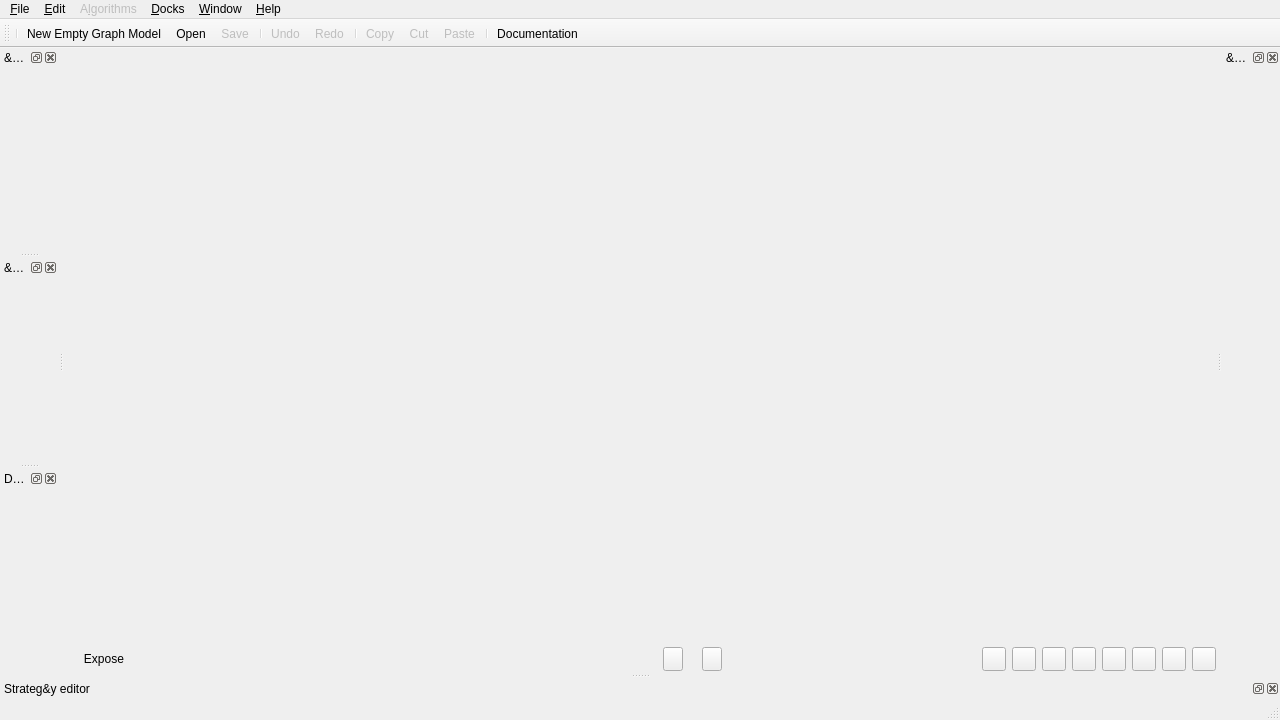
<?xml version="1.0" encoding="UTF-8"?>
<ui version="4.0">
 <class>PorgyPerspective</class>
 <widget class="QMainWindow" name="PorgyPerspective">
  <property name="geometry">
   <rect>
    <x>0</x>
    <y>0</y>
    <width>1280</width>
    <height>720</height>
   </rect>
  </property>
  <property name="windowTitle">
   <string>Porgy[*]</string>
  </property>
  <widget class="QWidget" name="centralWidget">
   <property name="sizePolicy">
    <sizepolicy hsizetype="Preferred" vsizetype="Expanding">
     <horstretch>0</horstretch>
     <verstretch>0</verstretch>
    </sizepolicy>
   </property>
   <layout class="QVBoxLayout" name="verticalLayout">
    <property name="spacing">
     <number>0</number>
    </property>
    <property name="leftMargin">
     <number>0</number>
    </property>
    <property name="topMargin">
     <number>0</number>
    </property>
    <property name="rightMargin">
     <number>0</number>
    </property>
    <property name="bottomMargin">
     <number>0</number>
    </property>
    <item>
     <widget class="QFrame" name="viewManagerFrame">
      <property name="sizePolicy">
       <sizepolicy hsizetype="Preferred" vsizetype="Expanding">
        <horstretch>0</horstretch>
        <verstretch>0</verstretch>
       </sizepolicy>
      </property>
      <layout class="QVBoxLayout" name="verticalLayout_2">
       <property name="spacing">
        <number>0</number>
       </property>
       <property name="leftMargin">
        <number>0</number>
       </property>
       <property name="topMargin">
        <number>0</number>
       </property>
       <property name="rightMargin">
        <number>0</number>
       </property>
       <property name="bottomMargin">
        <number>0</number>
       </property>
       <item>
        <widget class="QSplitter" name="splitter">
         <property name="orientation">
          <enum>Qt::Vertical</enum>
         </property>
         <property name="handleWidth">
          <number>1</number>
         </property>
         <widget class="ViewManager" name="viewManager" native="true">
          <property name="sizePolicy">
           <sizepolicy hsizetype="Preferred" vsizetype="Maximum">
            <horstretch>0</horstretch>
            <verstretch>0</verstretch>
           </sizepolicy>
          </property>
         </widget>
        </widget>
       </item>
      </layout>
     </widget>
    </item>
    <item>
     <widget class="QFrame" name="bottomFrame">
      <property name="sizePolicy">
       <sizepolicy hsizetype="Preferred" vsizetype="Maximum">
        <horstretch>0</horstretch>
        <verstretch>0</verstretch>
       </sizepolicy>
      </property>
      <property name="minimumSize">
       <size>
        <width>0</width>
        <height>27</height>
       </size>
      </property>
      <property name="maximumSize">
       <size>
        <width>16777215</width>
        <height>27</height>
       </size>
      </property>
      <property name="bottomFrame" stdset="0">
       <bool>true</bool>
      </property>
      <layout class="QHBoxLayout" name="horizontalLayout_3">
       <property name="leftMargin">
        <number>0</number>
       </property>
       <property name="topMargin">
        <number>0</number>
       </property>
       <property name="rightMargin">
        <number>0</number>
       </property>
       <property name="bottomMargin">
        <number>0</number>
       </property>
       <item>
        <widget class="QPushButton" name="exposeButton">
         <property name="text">
          <string>Expose</string>
         </property>
         <property name="checkable">
          <bool>true</bool>
         </property>
         <property name="flat">
          <bool>true</bool>
         </property>
        </widget>
       </item>
       <item>
        <widget class="QLabel" name="statusLabel">
         <property name="sizePolicy">
          <sizepolicy hsizetype="Expanding" vsizetype="Preferred">
           <horstretch>0</horstretch>
           <verstretch>0</verstretch>
          </sizepolicy>
         </property>
         <property name="minimumSize">
          <size>
           <width>200</width>
           <height>0</height>
          </size>
         </property>
         <property name="styleSheet">
          <string notr="true">QLabel {
		   font: 12px;
		   color: white;
		   }</string>
         </property>
         <property name="text">
          <string/>
         </property>
        </widget>
       </item>
       <item>
        <spacer name="horizontalSpacer">
         <property name="orientation">
          <enum>Qt::Horizontal</enum>
         </property>
         <property name="sizeHint" stdset="0">
          <size>
           <width>0</width>
           <height>0</height>
          </size>
         </property>
        </spacer>
       </item>
       <item>
        <widget class="QPushButton" name="previousPageButton">
         <property name="minimumSize">
          <size>
           <width>20</width>
           <height>24</height>
          </size>
         </property>
         <property name="maximumSize">
          <size>
           <width>20</width>
           <height>24</height>
          </size>
         </property>
         <property name="icon">
          <iconset>
           <normaloff>:/tulip/gui/ui/previous.png</normaloff>:/tulip/gui/ui/previous.png</iconset>
         </property>
         <property name="shortcut">
          <string>Shift+Left</string>
         </property>
        </widget>
       </item>
       <item>
        <widget class="QLabel" name="pageCountLabel"/>
       </item>
       <item>
        <widget class="QPushButton" name="nextPageButton">
         <property name="minimumSize">
          <size>
           <width>20</width>
           <height>24</height>
          </size>
         </property>
         <property name="maximumSize">
          <size>
           <width>20</width>
           <height>24</height>
          </size>
         </property>
         <property name="icon">
          <iconset>
           <normaloff>:/tulip/gui/ui/next.png</normaloff>:/tulip/gui/ui/next.png</iconset>
         </property>
         <property name="shortcut">
          <string>Shift+Right</string>
         </property>
        </widget>
       </item>
       <item>
        <spacer name="horizontalSpacer_2">
         <property name="orientation">
          <enum>Qt::Horizontal</enum>
         </property>
         <property name="sizeHint" stdset="0">
          <size>
           <width>0</width>
           <height>0</height>
          </size>
         </property>
        </spacer>
       </item>
       <item>
        <widget class="QPushButton" name="singleModeButton">
         <property name="minimumSize">
          <size>
           <width>24</width>
           <height>24</height>
          </size>
         </property>
         <property name="maximumSize">
          <size>
           <width>24</width>
           <height>24</height>
          </size>
         </property>
         <property name="icon">
          <iconset>
           <normaloff>:/tulip/gui/ui/full_screen.png</normaloff>:/tulip/gui/ui/full_screen.png</iconset>
         </property>
        </widget>
       </item>
       <item>
        <widget class="QPushButton" name="splitModeButton">
         <property name="minimumSize">
          <size>
           <width>24</width>
           <height>24</height>
          </size>
         </property>
         <property name="maximumSize">
          <size>
           <width>24</width>
           <height>24</height>
          </size>
         </property>
         <property name="icon">
          <iconset>
           <normaloff>:/tulip/gui/ui/split_screen.png</normaloff>:/tulip/gui/ui/split_screen.png</iconset>
         </property>
        </widget>
       </item>
       <item>
        <widget class="QPushButton" name="splitHorizontalModeButton">
         <property name="minimumSize">
          <size>
           <width>24</width>
           <height>24</height>
          </size>
         </property>
         <property name="maximumSize">
          <size>
           <width>24</width>
           <height>24</height>
          </size>
         </property>
         <property name="icon">
          <iconset>
           <normaloff>:/tulip/gui/ui/split_screen_horizontal.png</normaloff>:/tulip/gui/ui/split_screen_horizontal.png</iconset>
         </property>
        </widget>
       </item>
       <item>
        <widget class="QPushButton" name="split3ModeButton">
         <property name="minimumSize">
          <size>
           <width>24</width>
           <height>24</height>
          </size>
         </property>
         <property name="maximumSize">
          <size>
           <width>24</width>
           <height>24</height>
          </size>
         </property>
         <property name="icon">
          <iconset>
           <normaloff>:/tulip/gui/ui/split3_screen.png</normaloff>:/tulip/gui/ui/split3_screen.png</iconset>
         </property>
        </widget>
       </item>
       <item>
        <widget class="QPushButton" name="split32ModeButton">
         <property name="minimumSize">
          <size>
           <width>24</width>
           <height>24</height>
          </size>
         </property>
         <property name="maximumSize">
          <size>
           <width>24</width>
           <height>24</height>
          </size>
         </property>
         <property name="icon">
          <iconset>
           <normaloff>:/tulip/gui/ui/split3_2_screen.png</normaloff>:/tulip/gui/ui/split3_2_screen.png</iconset>
         </property>
        </widget>
       </item>
       <item>
        <widget class="QPushButton" name="split33ModeButton">
         <property name="minimumSize">
          <size>
           <width>24</width>
           <height>24</height>
          </size>
         </property>
         <property name="maximumSize">
          <size>
           <width>24</width>
           <height>24</height>
          </size>
         </property>
         <property name="icon">
          <iconset>
           <normaloff>:/tulip/gui/ui/split3_3_screen.png</normaloff>:/tulip/gui/ui/split3_3_screen.png</iconset>
         </property>
        </widget>
       </item>
       <item>
        <widget class="QPushButton" name="gridModeButton">
         <property name="minimumSize">
          <size>
           <width>24</width>
           <height>24</height>
          </size>
         </property>
         <property name="maximumSize">
          <size>
           <width>24</width>
           <height>24</height>
          </size>
         </property>
         <property name="icon">
          <iconset>
           <normaloff>:/tulip/gui/ui/grid_screen.png</normaloff>:/tulip/gui/ui/grid_screen.png</iconset>
         </property>
        </widget>
       </item>
       <item>
        <widget class="QPushButton" name="sixModeButton">
         <property name="minimumSize">
          <size>
           <width>24</width>
           <height>24</height>
          </size>
         </property>
         <property name="maximumSize">
          <size>
           <width>24</width>
           <height>24</height>
          </size>
         </property>
         <property name="icon">
          <iconset>
           <normaloff>:/tulip/gui/ui/six_screen.png</normaloff>:/tulip/gui/ui/six_screen.png</iconset>
         </property>
        </widget>
       </item>
      </layout>
     </widget>
    </item>
   </layout>
  </widget>
  <widget class="QMenuBar" name="menubar">
   <property name="geometry">
    <rect>
     <x>0</x>
     <y>0</y>
     <width>1280</width>
     <height>36</height>
    </rect>
   </property>
   <widget class="QMenu" name="menuFile">
    <property name="title">
     <string>&amp;File</string>
    </property>
    <addaction name="actionNew"/>
    <addaction name="separator"/>
    <addaction name="actionNew_Empty_Graph_Model"/>
    <addaction name="actionOpen"/>
    <addaction name="actionSaveMenu"/>
    <addaction name="actionClose"/>
    <addaction name="separator"/>
    <addaction name="actionQuit"/>
   </widget>
   <widget class="QMenu" name="menuEdit">
    <property name="enabled">
     <bool>true</bool>
    </property>
    <property name="title">
     <string>&amp;Edit</string>
    </property>
    <addaction name="actionUndo"/>
    <addaction name="actionRedo"/>
    <addaction name="separator"/>
    <addaction name="actionCopy"/>
    <addaction name="actionCut"/>
    <addaction name="actionPaste"/>
    <addaction name="separator"/>
    <addaction name="actionSelect_all"/>
    <addaction name="actionDeselect_all"/>
    <addaction name="actionInvert_selection"/>
    <addaction name="separator"/>
    <addaction name="actionDel_selection"/>
    <addaction name="separator"/>
    <addaction name="actionCreate_new_rule"/>
    <addaction name="separator"/>
    <addaction name="actionPropertyManager"/>
    <addaction name="actionPreferences"/>
    <addaction name="actionDebug_mode"/>
    <addaction name="actionValidate_Rules_and_Graphs"/>
   </widget>
   <widget class="QMenu" name="menuAlgorithms">
    <property name="enabled">
     <bool>false</bool>
    </property>
    <property name="title">
     <string>A&amp;lgorithms</string>
    </property>
   </widget>
   <widget class="QMenu" name="menuDocks">
    <property name="title">
     <string>&amp;Docks</string>
    </property>
   </widget>
   <widget class="QMenu" name="menuHelp">
    <property name="title">
     <string>&amp;Help</string>
    </property>
    <addaction name="actionDocumentation"/>
    <addaction name="actionPython_Documentation"/>
    <addaction name="action_About"/>
   </widget>
   <widget class="QMenu" name="menuWindow">
    <property name="title">
     <string>&amp;Window</string>
    </property>
    <addaction name="actionFull_Screen"/>
    <addaction name="action_Close_All"/>
    <addaction name="actionPython_IDE"/>
    <addaction name="actionTulip_Spreadsheet_View"/>
   </widget>
   <addaction name="menuFile"/>
   <addaction name="menuEdit"/>
   <addaction name="menuAlgorithms"/>
   <addaction name="menuDocks"/>
   <addaction name="menuWindow"/>
   <addaction name="menuHelp"/>
  </widget>
  <widget class="QStatusBar" name="statusbar">
   <property name="sizePolicy">
    <sizepolicy hsizetype="MinimumExpanding" vsizetype="MinimumExpanding">
     <horstretch>0</horstretch>
     <verstretch>0</verstretch>
    </sizepolicy>
   </property>
  </widget>
  <widget class="QDockWidget" name="rulesDockWidget">
   <property name="windowTitle">
    <string>&amp;Rules</string>
   </property>
   <attribute name="dockWidgetArea">
    <number>1</number>
   </attribute>
   <widget class="RulesWidget" name="ruleWidget">
    <property name="enabled">
     <bool>false</bool>
    </property>
   </widget>
  </widget>
  <widget class="QDockWidget" name="graphsDockWidget">
   <property name="features">
    <set>QDockWidget::AllDockWidgetFeatures</set>
   </property>
   <property name="windowTitle">
    <string>&amp;Graphs</string>
   </property>
   <attribute name="dockWidgetArea">
    <number>1</number>
   </attribute>
   <widget class="GraphWidget" name="graphWidget">
    <property name="enabled">
     <bool>false</bool>
    </property>
   </widget>
  </widget>
  <widget class="QDockWidget" name="tracesDockWidget">
   <property name="windowTitle">
    <string>Deri&amp;vation trees</string>
   </property>
   <attribute name="dockWidgetArea">
    <number>1</number>
   </attribute>
   <widget class="TracesWidget" name="traceWidget">
    <property name="enabled">
     <bool>false</bool>
    </property>
   </widget>
  </widget>
  <widget class="QDockWidget" name="strategiesDockWidget">
   <property name="sizePolicy">
    <sizepolicy hsizetype="Preferred" vsizetype="Minimum">
     <horstretch>0</horstretch>
     <verstretch>0</verstretch>
    </sizepolicy>
   </property>
   <property name="windowTitle">
    <string>Strateg&amp;y editor</string>
   </property>
   <attribute name="dockWidgetArea">
    <number>8</number>
   </attribute>
   <widget class="StrategyManagementWidget" name="strategiesManagementWidget">
    <property name="enabled">
     <bool>false</bool>
    </property>
   </widget>
  </widget>
  <widget class="QToolBar" name="toolBar">
   <property name="enabled">
    <bool>true</bool>
   </property>
   <property name="windowTitle">
    <string>toolBar</string>
   </property>
   <attribute name="toolBarArea">
    <enum>TopToolBarArea</enum>
   </attribute>
   <attribute name="toolBarBreak">
    <bool>false</bool>
   </attribute>
   <addaction name="separator"/>
   <addaction name="actionNew_Empty_Graph_Model"/>
   <addaction name="actionOpen"/>
   <addaction name="actionSaveMenu"/>
   <addaction name="separator"/>
   <addaction name="actionUndo"/>
   <addaction name="actionRedo"/>
   <addaction name="separator"/>
   <addaction name="actionCopy"/>
   <addaction name="actionCut"/>
   <addaction name="actionPaste"/>
   <addaction name="separator"/>
   <addaction name="actionDocumentation"/>
  </widget>
  <widget class="QDockWidget" name="logDockWidget">
   <property name="windowTitle">
    <string>&amp;Message log</string>
   </property>
   <attribute name="dockWidgetArea">
    <number>2</number>
   </attribute>
   <widget class="PorgyPerspectiveLogger" name="logWidget"/>
  </widget>
  <action name="actionNew">
   <property name="text">
    <string>&amp;New project</string>
   </property>
   <property name="shortcut">
    <string>Ctrl+N</string>
   </property>
  </action>
  <action name="actionOpen">
   <property name="text">
    <string>&amp;Open</string>
   </property>
   <property name="toolTip">
    <string>Open...</string>
   </property>
   <property name="shortcut">
    <string>Ctrl+O</string>
   </property>
  </action>
  <action name="actionSaveMenu">
   <property name="enabled">
    <bool>false</bool>
   </property>
   <property name="text">
    <string>&amp;Save</string>
   </property>
  </action>
  <action name="actionQuit">
   <property name="text">
    <string>&amp;Quit</string>
   </property>
   <property name="shortcut">
    <string>Ctrl+Q</string>
   </property>
  </action>
  <action name="actionCopy">
   <property name="enabled">
    <bool>false</bool>
   </property>
   <property name="text">
    <string>&amp;Copy</string>
   </property>
  </action>
  <action name="actionCut">
   <property name="enabled">
    <bool>false</bool>
   </property>
   <property name="text">
    <string>C&amp;ut</string>
   </property>
   <property name="shortcut">
    <string>Ctrl+X</string>
   </property>
  </action>
  <action name="actionPaste">
   <property name="enabled">
    <bool>false</bool>
   </property>
   <property name="text">
    <string>&amp;Paste</string>
   </property>
   <property name="shortcut">
    <string>Ctrl+V</string>
   </property>
  </action>
  <action name="actionSelect_all">
   <property name="enabled">
    <bool>false</bool>
   </property>
   <property name="text">
    <string>&amp;Select all</string>
   </property>
   <property name="shortcut">
    <string>Ctrl+A</string>
   </property>
  </action>
  <action name="actionDeselect_all">
   <property name="enabled">
    <bool>false</bool>
   </property>
   <property name="text">
    <string>&amp;Deselect all</string>
   </property>
   <property name="shortcut">
    <string>Ctrl+Shift+A</string>
   </property>
  </action>
  <action name="actionInvert_selection">
   <property name="enabled">
    <bool>false</bool>
   </property>
   <property name="text">
    <string>&amp;Invert selection</string>
   </property>
   <property name="shortcut">
    <string>Ctrl+I</string>
   </property>
  </action>
  <action name="actionDel_selection">
   <property name="enabled">
    <bool>false</bool>
   </property>
   <property name="text">
    <string>D&amp;el selection</string>
   </property>
   <property name="toolTip">
    <string>&lt;html&gt;&lt;head/&gt;&lt;body&gt;&lt;p&gt;Delete selected elements&lt;/p&gt;&lt;/body&gt;&lt;/html&gt;</string>
   </property>
   <property name="shortcut">
    <string>Del</string>
   </property>
  </action>
  <action name="actionCreate_new_rule">
   <property name="enabled">
    <bool>false</bool>
   </property>
   <property name="text">
    <string>Create &amp;new rule</string>
   </property>
  </action>
  <action name="actionDocumentation">
   <property name="text">
    <string>&amp;Documentation</string>
   </property>
   <property name="shortcut">
    <string>F1</string>
   </property>
  </action>
  <action name="actionToggleViewManagerImplementation">
   <property name="text">
    <string>Toggle view manager implementation</string>
   </property>
  </action>
  <action name="actionUndo">
   <property name="enabled">
    <bool>false</bool>
   </property>
   <property name="text">
    <string>Und&amp;o</string>
   </property>
   <property name="shortcut">
    <string>Ctrl+Z</string>
   </property>
  </action>
  <action name="actionRedo">
   <property name="enabled">
    <bool>false</bool>
   </property>
   <property name="text">
    <string>&amp;Redo</string>
   </property>
   <property name="shortcut">
    <string>Ctrl+Y</string>
   </property>
  </action>
  <action name="actionFull_Screen">
   <property name="checkable">
    <bool>true</bool>
   </property>
   <property name="text">
    <string>&amp;Full Screen</string>
   </property>
   <property name="shortcut">
    <string>F11</string>
   </property>
  </action>
  <action name="action_Close_All">
   <property name="text">
    <string>&amp;Close All</string>
   </property>
  </action>
  <action name="actionImport">
   <property name="text">
    <string>Import</string>
   </property>
  </action>
  <action name="actionPropertyManager">
   <property name="enabled">
    <bool>false</bool>
   </property>
   <property name="text">
    <string>Property &amp;Manager</string>
   </property>
  </action>
  <action name="action_About">
   <property name="text">
    <string>&amp;About</string>
   </property>
  </action>
  <action name="actionClose">
   <property name="enabled">
    <bool>false</bool>
   </property>
   <property name="text">
    <string>&amp;Close</string>
   </property>
   <property name="shortcut">
    <string>Ctrl+W</string>
   </property>
  </action>
  <action name="actionPreferences">
   <property name="icon">
    <iconset>
     <normaloff>:/porgyicons/icons/16/preferences-other.png</normaloff>:/porgyicons/icons/16/preferences-other.png</iconset>
   </property>
   <property name="text">
    <string>Pre&amp;ferences</string>
   </property>
  </action>
  <action name="actionDebug_mode">
   <property name="checkable">
    <bool>true</bool>
   </property>
   <property name="text">
    <string>De&amp;bug mode</string>
   </property>
   <property name="toolTip">
    <string>&lt;html&gt;&lt;head/&gt;&lt;body&gt;&lt;p&gt;When running a strategy, shows some runtime information feedback.&lt;/p&gt;&lt;/body&gt;&lt;/html&gt;</string>
   </property>
  </action>
  <action name="actionValidate_Rules_and_Graphs">
   <property name="text">
    <string>&amp;Validate Rules and G0</string>
   </property>
  </action>
  <action name="actionSave_as">
   <property name="enabled">
    <bool>false</bool>
   </property>
   <property name="text">
    <string>Sa&amp;ve as...</string>
   </property>
   <property name="shortcut">
    <string>Ctrl+Shift+S</string>
   </property>
  </action>
  <action name="actionSave">
   <property name="enabled">
    <bool>false</bool>
   </property>
   <property name="text">
    <string>Save</string>
   </property>
   <property name="shortcut">
    <string>Ctrl+S</string>
   </property>
  </action>
  <action name="actionPython_IDE">
   <property name="text">
    <string>&amp;Tulip Python IDE</string>
   </property>
   <property name="shortcut">
    <string>Ctrl+P</string>
   </property>
  </action>
  <action name="actionTulip_Spreadsheet_View">
   <property name="text">
    <string>Tulip &amp;Spreadsheet View</string>
   </property>
   <property name="shortcut">
    <string>Ctrl+T</string>
   </property>
  </action>
  <action name="actionNew_Empty_Graph_Model">
   <property name="text">
    <string>New &amp;Empty Graph Model</string>
   </property>
  </action>
  <action name="actionPython_Documentation">
   <property name="text">
    <string>Python Documentation</string>
   </property>
  </action>
  <action name="actionExposePanels">
   <property name="checkable">
    <bool>true</bool>
   </property>
   <property name="checked">
    <bool>false</bool>
   </property>
   <property name="icon">
    <iconset>
     <normaloff>:/tulip/graphperspective/icons/48/desktop.png</normaloff>:/tulip/graphperspective/icons/48/desktop.png</iconset>
   </property>
   <property name="text">
    <string>&amp;Expose all panels</string>
   </property>
   <property name="iconText">
    <string>Expose all panels</string>
   </property>
   <property name="shortcut">
    <string>Ctrl+E</string>
   </property>
  </action>
 </widget>
 <customwidgets>
  <customwidget>
   <class>RulesWidget</class>
   <extends>QWidget</extends>
   <header>ruleswidget.h</header>
   <container>1</container>
  </customwidget>
  <customwidget>
   <class>GraphWidget</class>
   <extends>QWidget</extends>
   <header>GraphWidget.h</header>
   <container>1</container>
  </customwidget>
  <customwidget>
   <class>TracesWidget</class>
   <extends>QWidget</extends>
   <header>traceswidget.h</header>
   <container>1</container>
  </customwidget>
  <customwidget>
   <class>StrategyManagementWidget</class>
   <extends>QWidget</extends>
   <header>strategymanagementwidget.h</header>
   <container>1</container>
  </customwidget>
  <customwidget>
   <class>PorgyPerspectiveLogger</class>
   <extends>QWidget</extends>
   <header>PorgyPerspectiveLogger.h</header>
   <container>1</container>
  </customwidget>
  <customwidget>
   <class>ViewManager</class>
   <extends>QWidget</extends>
   <header location="global">viewmanager.h</header>
   <container>1</container>
  </customwidget>
 </customwidgets>
 <resources/>
 <connections>
  <connection>
   <sender>actionQuit</sender>
   <signal>triggered()</signal>
   <receiver>PorgyPerspective</receiver>
   <slot>close()</slot>
   <hints>
    <hint type="sourcelabel">
     <x>-1</x>
     <y>-1</y>
    </hint>
    <hint type="destinationlabel">
     <x>639</x>
     <y>359</y>
    </hint>
   </hints>
  </connection>
  <connection>
   <sender>exposeButton</sender>
   <signal>toggled(bool)</signal>
   <receiver>actionExposePanels</receiver>
   <slot>setChecked(bool)</slot>
   <hints>
    <hint type="sourcelabel">
     <x>113</x>
     <y>615</y>
    </hint>
    <hint type="destinationlabel">
     <x>-1</x>
     <y>-1</y>
    </hint>
   </hints>
  </connection>
 </connections>
</ui>
